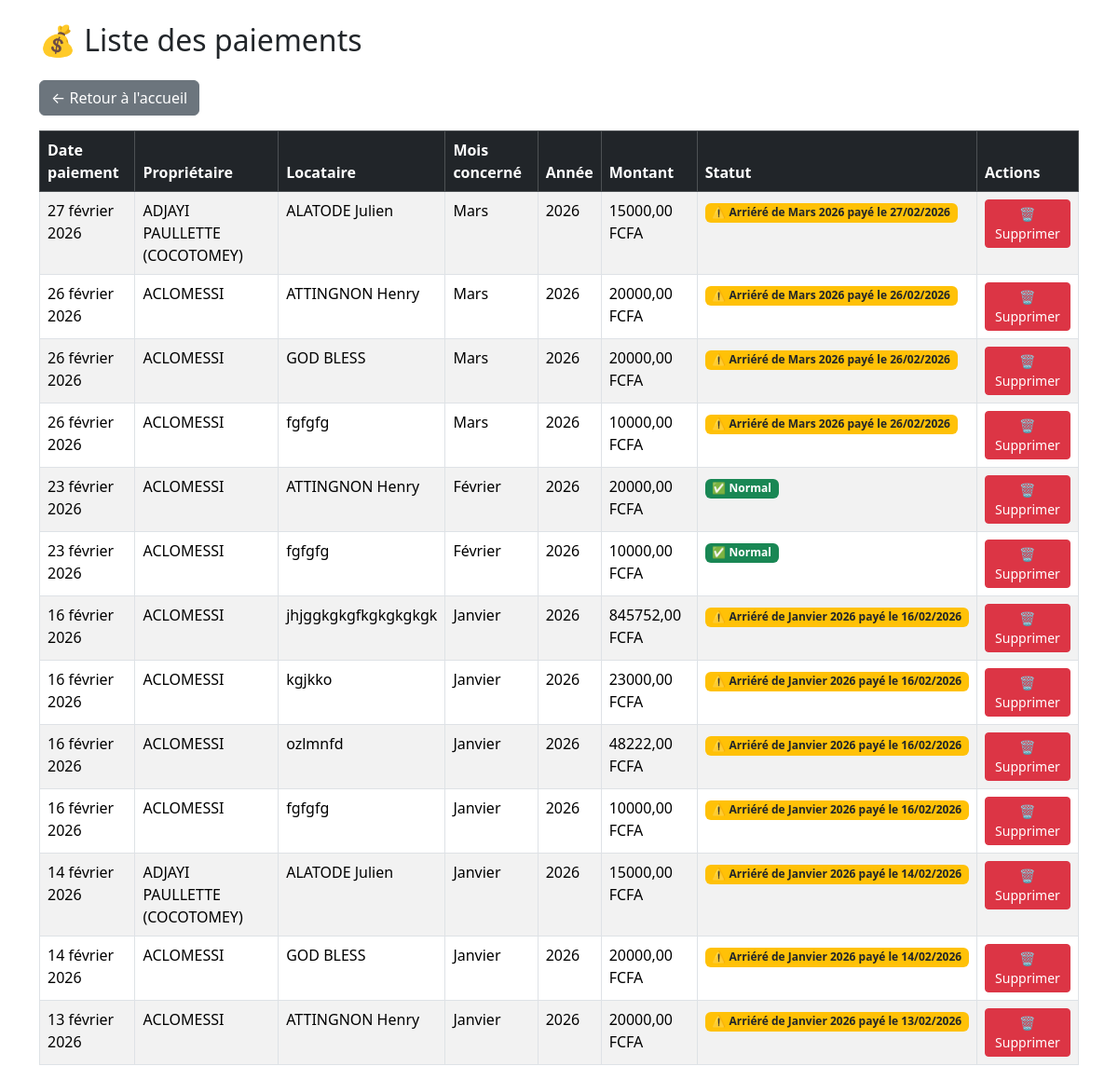
The app's page /paiements/, older data.
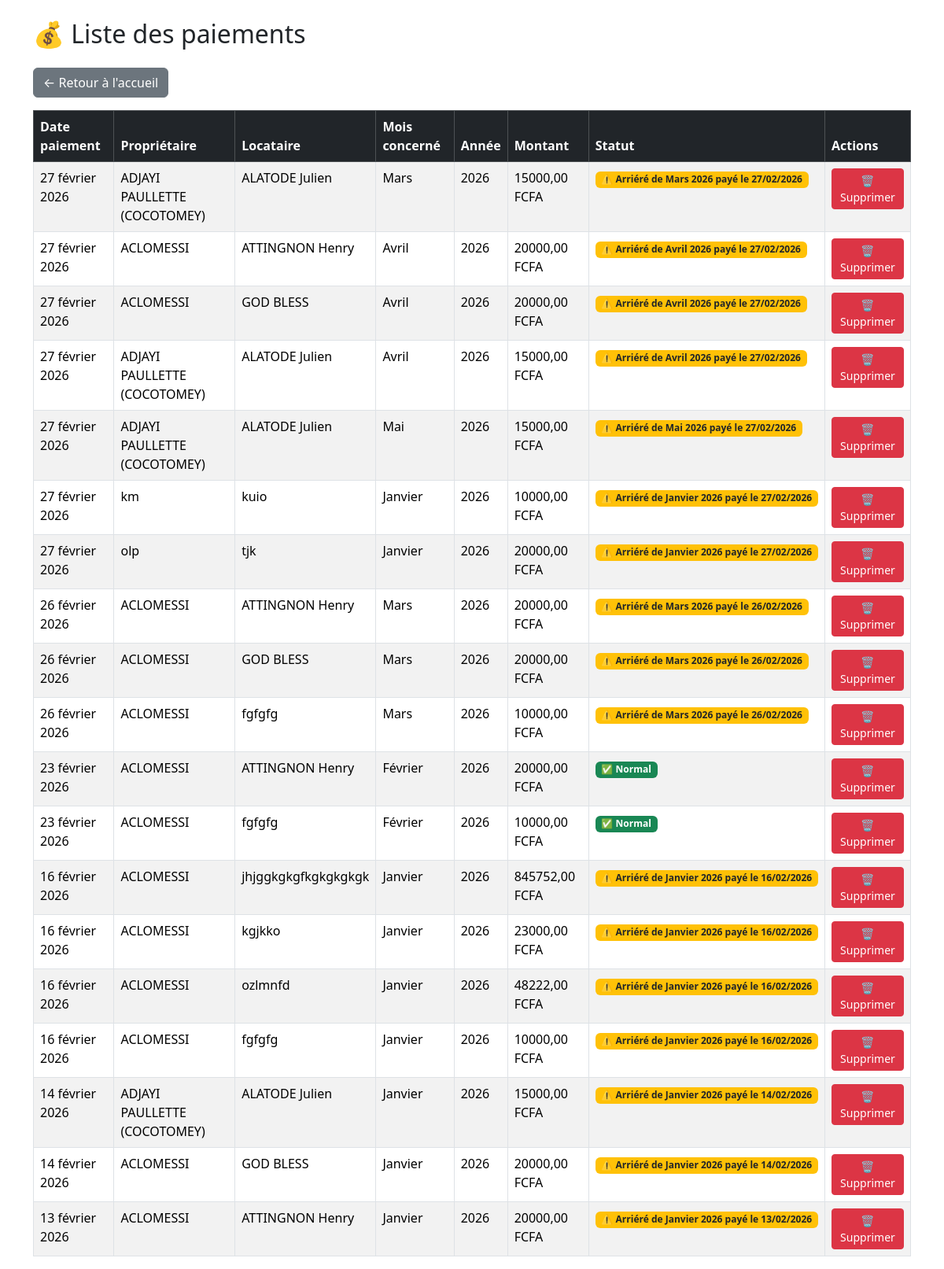
The same page, newer data.
### core/models.py (models this page shows, shortened)
class Paiement(models.Model):
    MOIS_CHOICES = [
        (1, "Janvier"), (2, "Février"), (3, "Mars"), (4, "Avril"),
        (5, "Mai"), (6, "Juin"), (7, "Juillet"), (8, "Août"),
        (9, "Septembre"), (10, "Octobre"), (11, "Novembre"), (12, "Décembre"),
    ]
    proprietaire = models.ForeignKey(
        Proprietaire,
        on_delete=models.SET_NULL,  # ← MODIFIÉ (était CASCADE)
        related_name="paiements",
        verbose_name="Propriétaire",
        null=True,                  # ← AJOUTÉ
    )
    locataire = models.ForeignKey(
        Locataire,
        on_delete=models.SET_NULL,  # ← MODIFIÉ (était CASCADE)
        related_name="paiements",
        verbose_name="Locataire",
        null=True,                  # ← AJOUTÉ
    )
    date_paiement = models.DateField(verbose_name="Date de paiement")
    mois_concerne = models.IntegerField(choices=MOIS_CHOICES, verbose_name="Mois concerné", null=True, blank=True)
    annee = models.IntegerField(verbose_name="Année", null=True, blank=True)
    montant = models.DecimalField(max_digits=10, decimal_places=2, default=0, verbose_name="Montant")
    frais_wc = models.DecimalField(max_digits=10, decimal_places=2, default=0, verbose_name="Frais WC")
    paye_en_avance = models.BooleanField(default=False, verbose_name="Payé en avance")
    class Meta:
        constraints = [
            models.UniqueConstraint(
                fields=['locataire', 'mois_concerne', 'annee'],
                name='unique_paiement_locataire_mois_annee',
            )
        ]

class Proprietaire(models.Model):
    nom = models.CharField(max_length=100)
    numero = models.CharField(max_length=20, default="0000000000")
    is_deleted = models.BooleanField(default=False)  # ← AJOUTÉ

class Locataire(models.Model):
    nom = models.CharField(max_length=100)
    numero = models.CharField(max_length=20, default="0000000000")
    loyer_mensuel = models.DecimalField(max_digits=10, decimal_places=2, default=0)
    proprietaire = models.ForeignKey(
        Proprietaire,
        on_delete=models.SET_DEFAULT,   # ← MODIFIÉ (était CASCADE)
        related_name="locataires",
        verbose_name="Propriétaire",
        default=None,                   # ← AJOUTÉ
        null=True,                      # ← AJOUTÉ
    )
    is_deleted = models.BooleanField(default=False)  # ← AJOUTÉ

### core/views.py (the view)
# urls.py: path("paiements/", views.liste_paiements, name="liste_paiements"),
def liste_paiements(request):
    paiements = Paiement.objects.select_related("locataire", "proprietaire").all().order_by("-date_paiement")
    return render(request, "core/liste_paiements.html", {"paiements": paiements})

### core/templates/core/liste_paiements.html (shortened to what this page needs)
<!DOCTYPE html>
<html lang="fr">
<head>
    <link rel="stylesheet" href="https://cdn.jsdelivr.net/npm/bootstrap@5.3.2/dist/css/bootstrap.min.css">
</head>
<body class="container mt-4">
    <h2 class="mb-4">💰 Liste des paiements</h2>
    <a href="{% url 'accueil' %}" class="btn btn-secondary mb-3">← Retour à l'accueil</a>
    <table class="table table-striped table-bordered">
        <thead class="table-dark">
            <tr>
                <th>Date paiement</th>
                <th>Propriétaire</th>
                <th>Locataire</th>
                <th>Mois concerné</th>
                <th>Année</th>
                <th>Montant</th>
                <th>Statut</th>
                <th>Actions</th>
            </tr>
        </thead>
        <tbody>
            {% for paiement in paiements %}
            <tr>
                <td>{{ paiement.date_paiement }}</td>
                <td>{{ paiement.proprietaire.nom|default:"[Supprimé]" }}</td>
                <td>{{ paiement.locataire.nom|default:"[Supprimé]" }}</td>
                <td>{{ paiement.get_mois_concerne_display }}</td>
                <td>{{ paiement.annee }}</td>
                <td>{{ paiement.montant }} FCFA</td>
                <td>
    {% if paiement.mois_concerne != paiement.date_paiement.month or paiement.annee != paiement.date_paiement.year %}
        <span class="badge bg-warning text-dark">
            ⚠️ Arriéré de
            {{ paiement.get_mois_concerne_display }} {{ paiement.annee }}
            payé le {{ paiement.date_paiement|date:"d/m/Y" }}
        </span>
    {% else %}
        <span class="badge bg-success">✅ Normal</span>
    {% endif %}
</td>
                <td>
                    <button class="btn btn-sm btn-danger" data-bs-toggle="modal" data-bs-target="#modalSupprimerPaiement{{ paiement.id }}">
                        🗑️ Supprimer
                    </button>
                </td>
            </tr>
            {% empty %}
            <tr>
                <td colspan="8" class="text-center">Aucun paiement enregistré</td>
            </tr>
            {% endfor %}
        </tbody>
    </table>
</body>
</html>

Row changes from the older to the newer data that the page shows:
added Paiement: date_paiement "27 février 2026", proprietaire.nom "ACLOMESSI", locataire.nom "ATTINGNON Henry", mois_concerne "Avril", annee "2026", montant "20000,00", date_paiement "27/02/2026"
added Paiement: date_paiement "27 février 2026", proprietaire.nom "ACLOMESSI", locataire.nom "GOD BLESS", mois_concerne "Avril", annee "2026", montant "20000,00", date_paiement "27/02/2026"
added Paiement: date_paiement "27 février 2026", proprietaire.nom "ADJAYI PAULLETTE (COCOTOMEY)", locataire.nom "ALATODE Julien", mois_concerne "Avril", annee "2026", montant "15000,00", date_paiement "27/02/2026"
added Paiement: date_paiement "27 février 2026", proprietaire.nom "ADJAYI PAULLETTE (COCOTOMEY)", locataire.nom "ALATODE Julien", mois_concerne "Mai", annee "2026", montant "15000,00", date_paiement "27/02/2026"
added Paiement: date_paiement "27 février 2026", proprietaire.nom "km", locataire.nom "kuio", mois_concerne "Janvier", annee "2026", montant "10000,00", date_paiement "27/02/2026"
added Paiement: date_paiement "27 février 2026", proprietaire.nom "olp", locataire.nom "tjk", mois_concerne "Janvier", annee "2026", montant "20000,00", date_paiement "27/02/2026"
